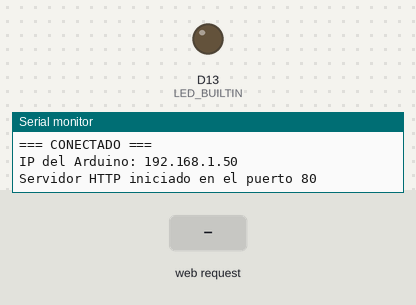
A sketch run on a simulated Arduino Uno R4 WiFi. Shown: output pins drawn as LEDs (lit = HIGH), the last lines printed to the serial monitor. The test bench sets the inputs (shaded band). WiFi joins after 1.5 s; servers stay silent unless stated.

Above: at 8.7 s.
8.8 s: HTTP request GET /fan received
10.3 s: HTTP request GET /auto received
11.8 s: HTTP request GET /status received
At 21.3 s:
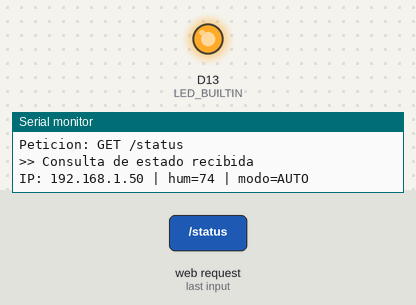
Timing chart, 0 to 22.0 s (numbered marks = the images above; inputs shaded):
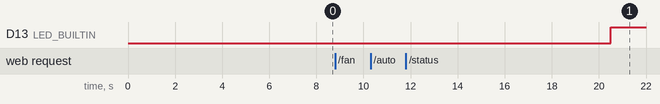

The sketch:

AppSalaAmbiental_Arduino.ino
```cpp
// AppBackEnd - Servidor HTTP para Arduino UNO R4 WiFi
// Contrato: GET /status, POST /fan, POST /auto (JSON, puerto 80)
// Humedad y temperatura SIMULADAS. El LED integrado hace de "ventilador".

#include <WiFiS3.h>

// ====== RELLENA ESTOS DOS DATOS (hotspot 2.4 GHz, WPA2) ======
const char* WIFI_SSID = "TU_RED";
const char* WIFI_PASS = "TU_CLAVE";
// =============================================================

WiFiServer server(80);

bool ventiladorOn = false;
int velocidad = 0;
bool modoAuto = true;

float humedad = 55.0;
float temperatura = 24.0;
int dirHum = 1;
unsigned long ultimoCambio = 0;
unsigned long ultimoAviso = 0;
String estadoPrevio = "NORMAL";

String estadoActual() {
  int h = (int)humedad;
  if (h >= 75) return "ALTO";
  if (h >= 60) return "ADVERTENCIA";
  return "NORMAL";
}

void aplicarLogica() {
  String e = estadoActual();
  // En manual, vuelve a AUTO solo cuando el estado regresa a NORMAL
  if (!modoAuto && estadoPrevio != "NORMAL" && e == "NORMAL") {
    modoAuto = true;
  }
  estadoPrevio = e;
  if (modoAuto) {
    ventiladorOn = (e == "ALTO");
    velocidad = ventiladorOn ? 100 : 0;
  }
  digitalWrite(LED_BUILTIN, ventiladorOn ? HIGH : LOW);
}

String construirJson() {
  String j = "{";
  j += "\"hum\":" + String((int)humedad);
  j += ",\"temp\":" + String(temperatura, 1);
  j += ",\"estado\":\"" + estadoActual() + "\"";
  j += ",\"ventilador\":\"" + String(ventiladorOn ? "ON" : "OFF") + "\"";
  j += ",\"velocidad\":" + String(velocidad);
  j += ",\"modo\":\"" + String(modoAuto ? "AUTO" : "MANUAL") + "\"";
  j += "}";
  return j;
}

void responder(WiFiClient &client, int codigo, const String &cuerpo) {
  String estado = (codigo == 200) ? "OK" : (codigo == 400 ? "Bad Request" : "Not Found");
  String r = "HTTP/1.1 " + String(codigo) + " " + estado + "\r\n";
  r += "Content-Type: application/json\r\n";
  r += "Content-Length: " + String(cuerpo.length()) + "\r\n";
  r += "Connection: close\r\n\r\n";
  r += cuerpo;
  client.print(r);
  client.flush();
}

void manejarCliente(WiFiClient &client) {
  String requestLine = "";
  String linea = "";
  int contentLength = 0;
  bool primera = true;
  unsigned long inicio = millis();

  // Leer cabeceras
  while (client.connected() && millis() - inicio < 2000) {
    if (!client.available()) continue;
    char c = client.read();
    if (c == '\r') continue;
    if (c == '\n') {
      if (linea.length() == 0) break;  // fin de cabeceras
      if (primera) {
        requestLine = linea;
        primera = false;
      } else {
        String l = linea;
        l.toLowerCase();
        if (l.startsWith("content-length:")) {
          contentLength = l.substring(15).toInt();
        }
      }
      linea = "";
    } else {
      linea += c;
    }
  }
  if (contentLength > 200) contentLength = 200;

  // Leer cuerpo
  String body = "";
  while ((int)body.length() < contentLength && millis() - inicio < 2000) {
    if (client.available()) body += (char)client.read();
  }
  body.replace(" ", "");

  // Metodo y ruta
  int p1 = requestLine.indexOf(' ');
  int p2 = requestLine.indexOf(' ', p1 + 1);
  String metodo = requestLine.substring(0, p1);
  String ruta = requestLine.substring(p1 + 1, p2);
  Serial.println("Peticion: " + metodo + " " + ruta + " " + body);

  if (ruta == "/fan") {
    bool enciende = body.indexOf("\"encendido\":true") >= 0;
    Serial.println(enciende ? ">> Orden recibida: ENCENDER ventilador" : ">> Orden recibida: APAGAR ventilador");
  } else if (ruta == "/auto") {
    Serial.println(">> Orden recibida: Volver a modo AUTOMATICO");
  } else if (ruta == "/status") {
    Serial.println(">> Consulta de estado recibida");
  }

  if (metodo == "GET" && ruta == "/status") {
    responder(client, 200, construirJson());

  } else if (metodo == "POST" && ruta == "/fan") {
    bool tieneOn = body.indexOf("\"encendido\":true") >= 0;
    bool tieneOff = body.indexOf("\"encendido\":false") >= 0;
    int idx = body.indexOf("\"velocidad\":");
    if ((!tieneOn && !tieneOff) || idx < 0) {
      responder(client, 400, "{\"error\":\"cuerpo invalido\"}");
    } else {
      int v = body.substring(idx + 12).toInt();
      if (v < 0) v = 0;
      if (v > 100) v = 100;
      modoAuto = false;
      ventiladorOn = tieneOn;
      velocidad = v;
      digitalWrite(LED_BUILTIN, ventiladorOn ? HIGH : LOW);
      responder(client, 200, construirJson());
    }

  } else if (metodo == "POST" && ruta == "/auto") {
    modoAuto = true;
    aplicarLogica();
    responder(client, 200, construirJson());

  } else {
    responder(client, 404, "{\"error\":\"ruta no encontrada\"}");
  }

  delay(1);
  client.stop();
}

void conectarWiFi() {
  Serial.print("Conectando a: ");
  Serial.println(WIFI_SSID);
  while (WiFi.status() != WL_CONNECTED) {
    WiFi.begin(WIFI_SSID, WIFI_PASS);
    delay(6000);
    if (WiFi.status() != WL_CONNECTED) {
      Serial.println("Aun sin conexion, reintentando...");
    }
  }
  Serial.println("=== CONECTADO ===");
  Serial.print("IP del Arduino: ");
  Serial.println(WiFi.localIP());
}

void setup() {
  Serial.begin(115200);
  unsigned long t = millis();
  while (!Serial && millis() - t < 3000) {}
  pinMode(LED_BUILTIN, OUTPUT);

  if (WiFi.status() == WL_NO_MODULE) {
    Serial.println("No se detecta el modulo WiFi");
    while (true) {}
  }
  conectarWiFi();
  server.begin();
  Serial.println("Servidor HTTP iniciado en el puerto 80");
}

void loop() {
  if (WiFi.status() != WL_CONNECTED) {
    Serial.println("Se perdio el WiFi, reconectando...");
    conectarWiFi();
    server.begin();
  }

  // Simulacion lenta de humedad (sube y baja entre 40 y 90)
  if (millis() - ultimoCambio >= 1000) {
    ultimoCambio = millis();
    humedad += dirHum * 1.5;
    if (humedad >= 90) dirHum = -1;
    if (humedad <= 40) dirHum = 1;
    temperatura = 22.0 + (humedad - 40.0) * 0.05;
    aplicarLogica();
  }

  // Recordatorio de la IP cada 10 s
  if (millis() - ultimoAviso >= 10000) {
    ultimoAviso = millis();
    Serial.print("IP: ");
    Serial.print(WiFi.localIP());
    Serial.print(" | hum=");
    Serial.print((int)humedad);
    Serial.print(" | modo=");
    Serial.println(modoAuto ? "AUTO" : "MANUAL");
  }

  WiFiClient client = server.available();
  if (client) {
    manejarCliente(client);
  }
}
```
